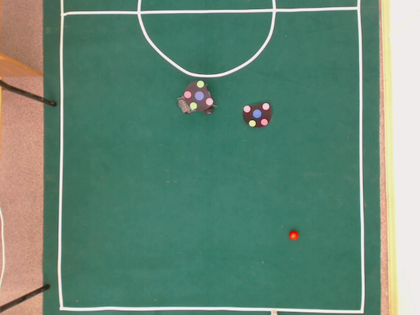
%> input picture rf-recogn/00249.png, 420 x 315 px, shrunk from 640 x 480 before the run
$ octave --eval "process_rev;"   (GNU Octave 9; MATLAB toolbox functions it lacks are replaced by stand-ins)
%> lines starting %> are read from the running program, lines starting %| are printed output that depends on the picture; in (x1, y1, x2, y2) boxes, pixels count from 0 and x2, y2 are one past the last pixel; in counts of white or black regions, pixels touching at a corner belong together; the program's own positions count from 1
### rf-recogn/color_dist.m
function pic = color_dist(new_pic, size2, size1)

pic = zeros(size2,size1,3);

thr = 202; %remove spots where the brightness of each component is less than this value

for i = 1:size2
    for j = 1:size1
        if ((new_pic(i,j,1) < thr) && (new_pic(i,j,2) < thr) && (new_pic(i,j,3) < thr))
            pic(i,j,:) = [0, 0, 0];
        else
            pic(i,j,:) = new_pic(i,j,:);
        end;
    end;
end

### rf-recogn/GS.m
function [ grayscale ] = GS(pic)
[n, m, k] = size(pic);

for i = 1:n
    for j = 1:m
        grayscale(i,j) = 0.4 * pic(i, j, 1) + 0.4 * pic(i, j, 2) + 0.2 * pic(i, j, 3);
    end;
end;

### rf-recogn/find_clusters.m
%%%%%%%%%%%%%%%%%%%%%%%%%%%%%%%%%%%%%%%%%%%%%%%
%%%%%%%%%%%%%%%%%%%%%%%%%%%%%%%%%%%%%%%%%%%%%%%
%%%%                                       %%%%
%%%% Функция для выделения кластеров       %%%%
%%%%                                       %%%%
%%%% @author: "RoboFootball SPbSU team"    %%%%
%%%% @email: robofootball@gmail.com        %%%%
%%%%                                       %%%%
%%%%%%%%%%%%%%%%%%%%%%%%%%%%%%%%%%%%%%%%%%%%%%%
%%%%%%%%%%%%%%%%%%%%%%%%%%%%%%%%%%%%%%%%%%%%%%%

function [clust,N_elem,N_clust, img,diffs] = find_clusters(pict4, handles)

j_min = 1;
i_min = 1;
[i_max j_max] = size(pict4);

% Количество кластеров
N_clust = 0;
% Вектор Количества элементов в каждом кластере
N_elem=[];

% Для хранения пар эквивалентных кластеров
equiv=[];
equiv_count=0;

% Здесь хранятся значения для предыдущей строки
string_prev = zeros(1,j_max);

% Сами кластеры
clust=[];

% Проверка первого элемента в первой строке (мало ли там чево)
if (pict4(i_min,j_min) > 0),
    N_clust = 1;
    string_prev(j_min) = N_clust;
    N_elem(N_clust) = 1;
    clust{1}(1:2,1) = [1; 1];
end

% Проверка остальных элементов первой строки
for j=j_min+1:j_max,
    if (pict4(1,j) > 0),
        k = string_prev(j-1);
        if (k > 0),
            string_prev(j) = k;
            N_elem(k) = N_elem(k) + 1;
            clust{k}(1:2,N_elem(k))= [1; j];
        else
            N_clust = N_clust + 1;
            string_prev(j) = N_clust;
            N_elem(N_clust) = 1;
            clust{N_clust}(1:2,1) = [1; j];
        end
    end
end

% Значения для текущей строки
string_new = zeros(1,j_max);

% Проверка всех остальных строк
for i=i_min+1:i_max,

    % Опять сначала проверяем первый элемент
    if (pict4(i,j_min) > 0),

        % Если сверху уже есть кластер
        if (string_prev(j_min) > 0),
            string_new(j_min) = string_prev(j_min);
        end
        if (string_prev(j_min+1) > 0),
            string_new(j_min) = string_prev(j_min+1);
        end
    end

    % Проверка остальных элементов в строке
    for j=j_min+1:j_max,
        if (pict4(i,j) > 0)

            % Если сверху слева и точно сверху есть кластер
            if (string_prev(j-1) > 0)
                string_new(j) = string_prev(j-1);
            end
            if (string_prev(j) > 0)
                string_new(j) = string_prev(j);
            end

            % Если перед данной точкой есть кластер
            if (string_new(j-1) > 0)
                string_new(j) = string_new(j-1);
            end

            % Если кластер есть справа сверху
            if ((j<j_max) && (string_prev(j+1)>0))

                % Если текущая точка еще не отнесена
                % ни к какому кластеру, то относим
                % ее к тому, что сверху справа
                if ((string_new(j)==0) || (string_new(j)==string_prev(j+1)))
                    string_new(j) = string_prev(j+1);
                else

                    % А если нет, то добавляем отметку об
                    % эквивалентности кластеров, чтобы
                    % в конце их слить
                    if (check(equiv,[string_new(j) string_prev(j+1)])==0)
                        equiv_count=equiv_count+1;
                        equiv{equiv_count}=[string_new(j) string_prev(j+1)];
                    end
                end
            end

            % Ну а если ни одна из предыдущих проверок
            % не сработала, то заводим новый кластер
            if (string_new(j) == 0),
                N_clust = N_clust+1;
                N_elem(N_clust) = 0;
                string_new(j) = N_clust;
            end

            % Тут добавляем информацию о размере кластера
            % и сами координаты в кластер
            k = string_new(j);
            N_elem(k) = N_elem(k)+1;
            clust{k}(1:2,N_elem(k)) = [i; j];
        end
    end
    string_prev = string_new;
    string_new = zeros(size(string_new));
end

% Получаем множества эквиалентных кластеров из множества пар,
% а также просто номера всех кластеров, у которых есть эквивалентные
[list,diffs]=merge(equiv);

% А тут номера кластеров, у которых нет эквивалентных
tmp1=setdiff(1:N_clust,diffs);

% Далее сливаем эквивалентные кластера
final=[];
for i=1:size(list,2)
    tmp=[];
    for j=1:size(list{i},2)
        tmp=[tmp clust{list{i}(:,j)}];
    end
    final{i}=tmp;
end

% ... и добавляем "одиночек"
for i=1:length(tmp1)
    final{length(final)+1}=clust{tmp1(i)};
end

% Вычисляем характеристики эллипов, содержащих кластеры,
% а также отсекаем те эллипсы, которые нам не подходяты
[clust,chars]=ellipses(final,pict4);

% Обновляем информацию о количестве кластеров и элементов в каждом из них
N_clust=length(clust);
N_elem=[];
for i=1:N_clust
    N_elem(i)=size(clust{i},2);
end

% Рисуем эллипсы на изображении
img=draw_ellipses(chars,i_max,j_max);

### rf-recogn/merge.m
%%%%%%%%%%%%%%%%%%%%%%%%%%%%%%%%%%%%%%%%%%%%%%%%%%%%%%
%%%%%%%%%%%%%%%%%%%%%%%%%%%%%%%%%%%%%%%%%%%%%%%%%%%%%%
%%%%                                              %%%%
%%%% Функция для выделения множеств эквивалентных %%%%
%%%% кластеров из списка эквивалетных пар         %%%%
%%%%                                              %%%%
%%%% @author: "RoboFootball SPbSU team"           %%%%
%%%% @email: robofootball@gmail.com               %%%%
%%%%                                              %%%%
%%%%%%%%%%%%%%%%%%%%%%%%%%%%%%%%%%%%%%%%%%%%%%%%%%%%%%
%%%%%%%%%%%%%%%%%%%%%%%%%%%%%%%%%%%%%%%%%%%%%%%%%%%%%%

function [equiv_clusters,diffs]=merge(list)

equiv_clusters=[];
count=0;

% Пока в списке пар есть элементы
while (size(list,2)>0)

    % Временная структура для хранения текущего
    % списка эквивалентных кластеров
    tmp=[list{1}(1)];
    tmp_length=1;
    j=1;

    % Для каждого элемента в списке
    while(j<=length(tmp))

        % Текущий элемент
        start=tmp(j);
        i=1;

        %Просматриваем по всему списку пар
        while (i<=size(list,2))

            % Если в паре слева - текущий элемент,
            % то добавляем элемент справа в текущий список
            % эквивалентных класторов.
            % а пару удаляем
            if (list{i}(1)==start)
                if(check_1dim(tmp,list{i}(2))==0)
                    tmp_length=tmp_length+1;
                    tmp(tmp_length)=list{i}(2);
                end
                list(i)=[];
                i=i-1;
            else
                % Аналогично, если элемент - в паре справа
                if (list{i}(2)==start)
                    if(check_1dim(tmp,list{i}(1))==0)
                        tmp_length=tmp_length+1;
                        tmp(tmp_length)=list{i}(1);
                    end
                    list(i)=[];
                    i=i-1;
                end
            end
        i=i+1;
        end
    j=j+1;
    end
    count=count+1;

    % Добавляем список найденных эквивалентных
    % кластеров в общую структуру
    equiv_clusters{count}=tmp;
end

% А теперь делаем общий список номеров кластеров,
% у которых есть эквивалентные (чтобы потом
% выделить "одиночек"

diffs=[];
count=0;
for i=1:length(equiv_clusters)
    for j=1:size(equiv_clusters{i},2)
        count=count+1;
        diffs(count)=equiv_clusters{i}(j);
    end
end

### rf-recogn/ellipses.m
%%%%%%%%%%%%%%%%%%%%%%%%%%%%%%%%%%%%%%%%%%%%%%%%%%%%%%%%
%%%%%%%%%%%%%%%%%%%%%%%%%%%%%%%%%%%%%%%%%%%%%%%%%%%%%%%%
%%%%                                                %%%%
%%%% Функция для вычисления характеристик эллипсов, %%%%
%%%% содержащих кластеры, а также отсечение         %%%%
%%%% "плохих" кластеров                             %%%%
%%%%                                                %%%%
%%%% @author: "RoboFootball SPbSU team"             %%%%
%%%% @email: robofootball@gmail.com                 %%%%
%%%%                                                %%%%
%%%%%%%%%%%%%%%%%%%%%%%%%%%%%%%%%%%%%%%%%%%%%%%%%%%%%%%%
%%%%%%%%%%%%%%%%%%%%%%%%%%%%%%%%%%%%%%%%%%%%%%%%%%%%%%%%

function [clusters, chars]=ellipses(clusters,img)

chars=[];
step = 0;
i=1;

 while (i<=length(clusters))

    m=0.0;
    xc=0.0;
    yc=0.0;
    ix=0.0;
    iy=0.0;
    ixy=0.0;

    % Вычисление цетров масс кластеров
    for j=1:size(clusters{i},2)
        x=clusters{i}(1,j);
        y=clusters{i}(2,j);
        mi=double(img(x,y));
        m=m+mi;
        xc=xc+x*mi;
        yc=yc+y*mi;
    end

    xc=xc/m;
    yc=yc/m;

    % Вычисление моментов инерции
    for j=1:size(clusters{i},2)
        x=clusters{i}(1,j);
        y=clusters{i}(2,j);
        mi=double(img(x,y));

        ix=ix+mi*(x-xc)^2;
        iy=iy+mi*(y-yc)^2;
        ixy=ixy+mi*(x-xc)*(y-yc);
    end
    ix=ix/m;
    iy=iy/m;
    ixy=ixy/m;

    % Вычисление большой и малой полуоси,
    % а также угла поворота
    [a,b,phi]=ellipse_calc(ix,iy,ixy);

    % Проверка параметров
    if (a * b > 2) && (max(a,b)/min(a,b) < 2) && (a * b < 60)
      step = step + 1;
      if (a<b)
          a=b;
      end
      chars{step}=[xc yc 2*a];
    else
      clusters(i)=[];
      i=i-1;
    end;
  i=i+1;
end

### rf-recogn/ellipse_calc.m
function [lambda_max,lambda_min,phi] = ellipse_calc(Ix,Iy,Ixy)

if ((Ixy == 0) && (Ix == Iy)),
    lambda_min = sqrt(Ix);
    lambda_max = sqrt(Iy);
    phi = 0;
    return;
end

D = sqrt((Ix-Iy)^2 + 4*Ixy^2);
lambda_min = sqrt((Ix+Iy - D)/2);
lambda_max = sqrt((Ix+Iy + D)/2);

d = (Ix-Iy)/D;
if (d > 0),
    phi = atan(sqrt((1-d)/(1+d)));
else
    phi = pi/2 - atan(sqrt((1+d)/(1-d)));
end
if (Ixy < 0),
    phi = -phi;
end

### rf-recogn/draw_ellipses.m
%%%%%%%%%%%%%%%%%%%%%%%%%%%%%%%%%%%%%%%%%%%%
%%%%%%%%%%%%%%%%%%%%%%%%%%%%%%%%%%%%%%%%%%%%
%%%%                                    %%%%
%%%% Функция для отрисовки эллипсов,    %%%%
%%%% содержащих кластеры                %%%%
%%%%                                    %%%%
%%%% @author: "RoboFootball SPbSU team" %%%%
%%%% @email: robofootball@gmail.com     %%%%
%%%%                                    %%%%
%%%%%%%%%%%%%%%%%%%%%%%%%%%%%%%%%%%%%%%%%%%%
%%%%%%%%%%%%%%%%%%%%%%%%%%%%%%%%%%%%%%%%%%%%

function img=draw_ellipses(chars,height,width)
img=zeros(height,width,'uint8');
for i=1:length(chars)

    xc=chars{i}(1);
    yc=chars{i}(2);
    a=chars{i}(3);

    for j=0:0.05:2*pi
        img(1 + uint32(xc+a*cos(j)), 1 + uint32(yc+a*sin(j)))=255;
    end

end

### rf-recogn/find_averages.m
%%%%%%%%%%%%%%%%%%%%%%%%%%%%%%%%%%%%%%%%%%%%%%%%%%%%%%%%
%%%%%%%%%%%%%%%%%%%%%%%%%%%%%%%%%%%%%%%%%%%%%%%%%%%%%%%%
%%%%                                                %%%%
%%%% Функция для вычисления средних цветов,         %%%%
%%%% а также для формирования структуры,            %%%%
%%%% в которой хранятся пикселы для каждого цвета   %%%%
%%%%                                                %%%%
%%%% @author: "RoboFootball SPbSU team"             %%%%
%%%% @email: robofootball@gmail.com                 %%%%
%%%%                                                %%%%
%%%%%%%%%%%%%%%%%%%%%%%%%%%%%%%%%%%%%%%%%%%%%%%%%%%%%%%%
%%%%%%%%%%%%%%%%%%%%%%%%%%%%%%%%%%%%%%%%%%%%%%%%%%%%%%%%

function [avg,list_color,npoint]=find_averages(clust,N_elem,pic,N_color)
avg=[];

for k=1:4
    st=1;
    col_size = 0;

    sumR = 0;
    sumG = 0;
    sumB = 0;

    for i=1:size(N_color{k},2)
        numcl = N_color{k}(i);
        col_size = col_size + N_elem(numcl);

        for j=1:N_elem(numcl);

            % Координаты пиксела
            x=clust{numcl}(1,j);
            y=clust{numcl}(2,j);

            % Суммы по компонентам
            sumR=sumR+pic(x,y,1);
            sumG=sumG+pic(x,y,2);
            sumB=sumB+pic(x,y,3);

            % Добавляем компоненты пиксела в список
            % для данного цвета
            list_color{k}(st,:)=[pic(x,y,1) pic(x,y,2) pic(x,y,3)];
            st = st+1;
        end
    end
    npoint(k) = st-1;

    % Вектор среднего цвета
    avg{k} = [sumR, sumG, sumB]/col_size;
end

### rf-recogn/get_clouds.m
%%%%%%%%%%%%%%%%%%%%%%%%%%%%%%%%%%%%%%%%%%%%%%%%%%%%%%%%
%%%%%%%%%%%%%%%%%%%%%%%%%%%%%%%%%%%%%%%%%%%%%%%%%%%%%%%%
%%%%                                                %%%%
%%%% Функция для отсечения неподходящих цветов      %%%%
%%%%                                                %%%%
%%%% @author: "RoboFootball SPbSU team"             %%%%
%%%% @email: robofootball@gmail.com                 %%%%
%%%%                                                %%%%
%%%%%%%%%%%%%%%%%%%%%%%%%%%%%%%%%%%%%%%%%%%%%%%%%%%%%%%%
%%%%%%%%%%%%%%%%%%%%%%%%%%%%%%%%%%%%%%%%%%%%%%%%%%%%%%%%

function [final_rgb]=get_clouds(list_color,npoint,avg)
final_rgb=[];
new_npoint = [0 0 0 0];

for k=1:4
    new_rRGB=[];
    st = 1;
    while ((npoint(k)-new_npoint(k))>1)


        for j=1:npoint(k)
            rRGB=list_color{k}(j,:);
            mCov = cov(list_color{k});
            ell = (rRGB-avg{k})*inv(mCov)*(rRGB-avg{k})';
            if ( ell < 6)
                new_rRGB(st,:)=rRGB;
                st = st+1;
            end
        end


        new_npoint(k)=st-1;
        if (npoint(k)-new_npoint(k)<1)
            break
        else
            new_npoint(k)=npoint(k);
        end
    end
    final_rgb{k}=new_rRGB;
end

### rf-recogn/process_rev.m
function process_rev
clc;

t = tic;
pic = imread('00249.png'); %image is 480x640x3, type of each element is uint8
%> pic is the input picture: size 315x420x3 uint8; mean R, G, B 101.6, 135.7, 118
[size1 size2 colors] = size(pic);
%> size1 = 315; size2 = 420; colors = 3

% Отсечение по краям
left_border = 80;
right_border = 70;
new_pic = pic(:,left_border:size2 - right_border,:);
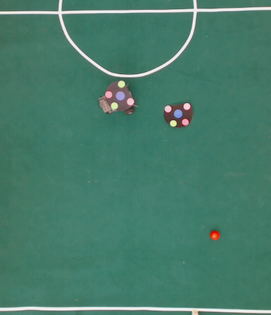
%> new_pic: size 315x271x3 uint8; mean R, G, B 71, 124, 107

% remove all dark spots
new_pic = color_dist(new_pic, size1 - 5, size2 - right_border - left_border - 10);
%> after the loop in color_dist, `for i = 1:size2`:
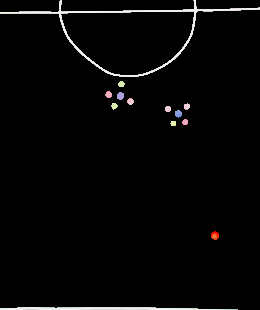
%> pic: size 310x260x3 double; mean R, G, B 6, 5.8, 5.8
% [0..255]->[0..1]
new_pic = double(new_pic/255);
%> new_pic: size 310x260x3 double
% Переход к ч/б
pic_gray = GS(new_pic);
% Выделение кластеров:
% img - изображение с окружностями, окружающими кластеры
[ed_clust,N_elem,N_clust, img] = find_clusters(pic_gray);
%> after the loop in find_clusters, `for j=j_min+1:j_max,`: N_clust = 2; N_elem = [2 3]; clust = {[1 1; 61 62], [1 1 1; 194 195 196]}; k = 2; string_prev = 260 values, max 2 at index 194, min 0 at index 1, mean 0.0308
%> after the loop in find_clusters, `for i=i_min+1:i_max,`: N_clust = 37; N_elem = 37 values, max 464 at index 8, min 1 at index 26, mean 57.22; clust = 37 items; equiv = 25 items; equiv_count = 25; k = 37; string_new = 260 values from 0 to 0
%> the loop in merge, `while (size(list,2)>0)` made 5 passes
%> after the loop in merge, `while (size(list,2)>0)`: equiv_clusters = 5 items; list = {}; tmp = [37 35 36]
%> the loop in merge, `for i=1:length(equiv_clusters)` made 5 passes
%> after the loop in merge, `for i=1:length(equiv_clusters)`: count = 29; diffs = 29 values, max 37 at index 27, min 1 at index 6, mean 17.14
%> in find_clusters, `[list,diffs]=merge(equiv);`: list = 5 items
%> in find_clusters, `tmp1=setdiff(1:N_clust,diffs);`: tmp1 = [21 22 23 24 25 28 31 32]
%> the loop in find_clusters, `for i=1:size(list,2)` made 5 passes
%> after the loop in find_clusters, `for i=1:size(list,2)`: final = 5 items
%> the loop in find_clusters, `for i=1:length(tmp1)` made 8 passes
%> after the loop in find_clusters, `for i=1:length(tmp1)`: final = 13 items
%> the loop in ellipses, `while (i<=length(clusters))` made 13 passes
%> (xc, yc, ix, iy, ixy, D in ellipse_calc) on passes 1 to 11: (28.93, 129.8, 575.8, 4187.6, -43.56, 3612.9), (107.1, 187.4, 2.64, 2.51, -0.264, 0.542), (114.2, 178.9, 3.48, 3.31, 0.146, 0.337), (236.3, 215.5, 4.29, 4.06, 0.0508, 0.254), (309.2, 104.8, 0.606, 3611.1, 9.95, 3610.5), (84.68, 121.9, 2.33, 2.87, -0.111, 0.583), (95.16, 109.2, 3.03, 2.85, 0.176, 0.398), (96.5, 121, 3.98, 3.34, -0.303, 0.878), (102, 131, 2.88, 2.87, -0.0014, 0.00641), (106.6, 114.9, 2.66, 2.62, -0.0777, 0.163), (109.5, 168.5, 2.47, 2.47, -0.00557, 0.0115)
%> after the loop in ellipses, `while (i<=length(clusters))`: chars = {[107.1 187.4 3.37], [114.2 178.9 3.78], [236.3 215.5 4.15], [84.68 121.9 3.4], [95.16 109.2 3.54], [96.5 121 4.05], [102 131 3.39], [106.6 114.9 3.3], [109.5 168.5 3.15], [122.6 185.7 3.18], [124 173.9 2.99]}; clusters = 11 items
%> in find_clusters, `N_clust=length(clust);`: N_clust = 11
%> the loop in find_clusters, `for i=1:N_clust` made 11 passes
%> after the loop in find_clusters, `for i=1:N_clust`: N_elem = [33 43 57 33 38 46 37 33 32 30 26]
%> the loop in draw_ellipses, `for i=1:length(chars)` made 11 passes
%> after the loop in draw_ellipses, `for i=1:length(chars)`:
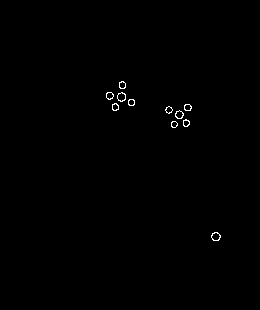
%> img: size 310x260 uint8; 0.35% white in thin lines or dots, all inside (x1, y1, x2, y2) = (106, 81, 221, 241)
%> ed_clust = 11 items; N_elem = [33 43 57 33 38 46 37 33 32 30 26]; N_clust = 11
%figure(1);imshow(new_pic);

% Вывод цветов
st=1;
figure(2)
for j=1:N_clust
    for i=1:N_elem(j)

        x=ed_clust{j}(1,i);
        y=ed_clust{j}(2,i);

        R(st)=new_pic(x,y,1);
        G(st)=new_pic(x,y,2);
        B(st)=new_pic(x,y,3);

        hold on;
        plot3(R(st),G(st),B(st),'.','Color',[R(st) G(st) B(st)]);

        st=st+1;
    end
end
%> this loop made 11 passes
%> after the loop, B = 408 values, max 0.906 at index 43, min 0 at index 80, mean 0.674; G = 408 values, max 0.969 at index 403, min 0 at index 78, mean 0.674; R = 408 values, max 1 at index 2, min 0.478 at index 67, mean 0.836; st = 409
axis([0 1 0 1 0 1]);
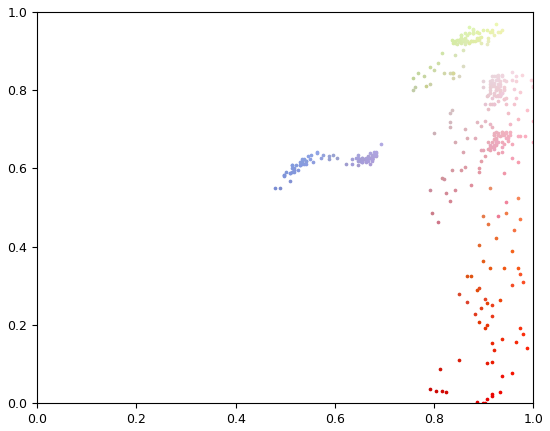
%> figure redrawn from the program's plot data

% Вектор с именами цветов
color = ['g','b','m','r'];

% Соответствия номеров кластеров цветам
N_color{1}=[1 4 11]; %green
N_color{2}=[3 10]; %blue
N_color{3}=[2 5 6 7 9]; %pink
N_color{4}=[8]; %red


% Вычисляем центры облаков
[avg,list_color,npoint]=find_averages(ed_clust,N_elem,new_pic,N_color);
%> after the loop in find_averages, `for k=1:4`: avg = {[0.885 0.871 0.731], [0.915 0.369 0.303], [0.776 0.677 0.809], [0.848 0.909 0.685]}; list_color = 4 items; npoint = [92 87 196 33]
%> list_color = 4 items; npoint = [92 87 196 33]
% Отсекаем неподходящие цвета
final_rgb=get_clouds(list_color,npoint,avg);
%> after the loop in get_clouds, `for k=1:4`: final_rgb = 4 items; new_npoint = [92 87 196 33]; new_rRGB = 26 rows, first 12: [0.839 0.843 0.718; 0.89 0.933 0.729; 0.886 0.949 0.706; 0.835 0.929 0.651; 0.847 0.929 0.659; 0.839 0.925 0.651; 0.878 0.945 0.69; 0.835 0.843 0.706; 0.867 0.925 0.698; 0.851 0.925 0.678; 0.855 0.929 0.682; 0.851 0.925 0.678]
%> final_rgb = 4 items

figure(3);
% Выводим центры
for k=1:4
    hold on;
    plot3(avg{k}(1),avg{k}(2),avg{k}(3),'.k');
end

%Выводим цвета, прошедшие проверку
for i=1:size(final_rgb,2)
    for j=1:size(final_rgb{i},1)
        hold on;
        plot3(final_rgb{i}(j,1),final_rgb{i}(j,2),final_rgb{i}(j,3),'.','Color',color(i));
    end
end
%> this loop made 4 passes
%> `process_rev;`:
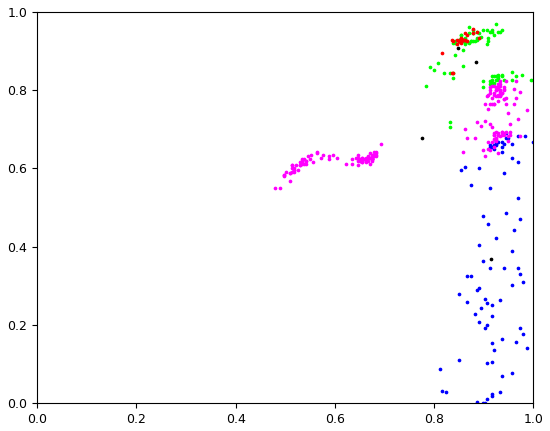
%> figure redrawn from the program's plot data


axis([0 1 0 1 0 1]);
disp(toc(t));
